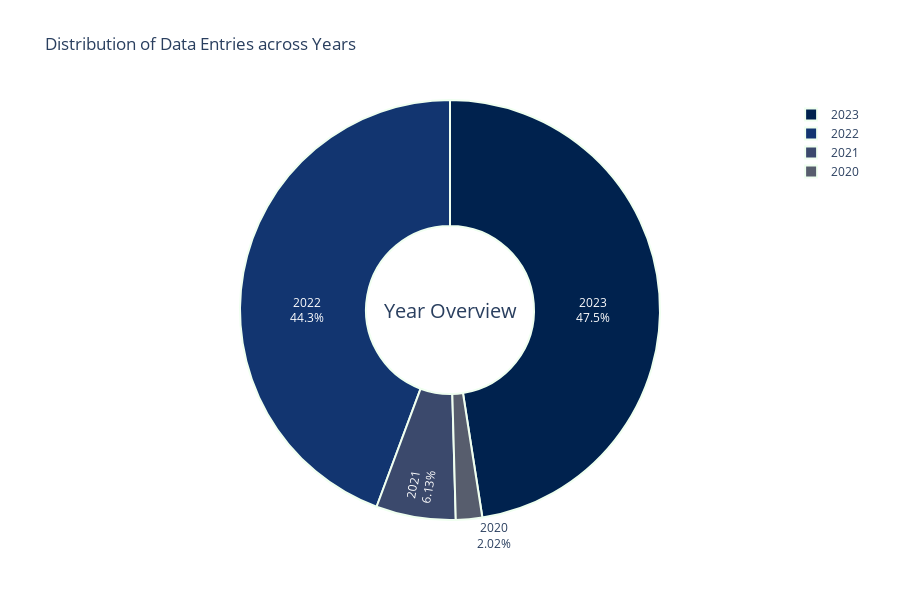

The notebook cell this image was saved under:
### Code cell
# Create A pie chart showing distribution of date entries across years
data_values = df.work_year.value_counts()

# Create a pie chart
fig = go.Figure(data = go.Pie(
    labels = data_values.index, 
    values = data_values.values, 
    hole = 0.4, 
    textinfo = 'label+percent',
    insidetextorientation = 'radial',
    marker = dict(
        colors = px.colors.sequential.Cividis, 
        line = dict(
            color = 'honeydew', 
            width = 2
        )
    ),
))

# Update layout
fig.update_layout(
    title = "Distribution of Data Entries across Years",
    annotations = [dict(text="Year Overview", showarrow=False, font_size=20)],
    height = 600
)

# Show the pie chart
fig.show()

### Figure 1 — Plotly figure (JSON) as saved in the notebook; plotly's stock layout.template omitted (floating-point values rounded to 4 significant figures)
{"data": [{"hole": 0.4, "insidetextorientation": "radial", "labels": [2023, 2022, 2021, 2020], "marker": {"colors": ["#00224e", "#123570", "#3b496c", "#575d6d", "#707173", "#8a8678", "#a59c74", "#c3b369", "#e1cc55", "#fee838"], "line": {"color": "honeydew", "width": 2}}, "textinfo": "label+percent", "type": "pie", "values": [1785, 1664, 230, 76]}], "layout": {"annotations": [{"font": {"size": 20}, "showarrow": false, "text": "Year Overview"}], "height": 600, "title": {"text": "Distribution of Data Entries across Years"}}}
